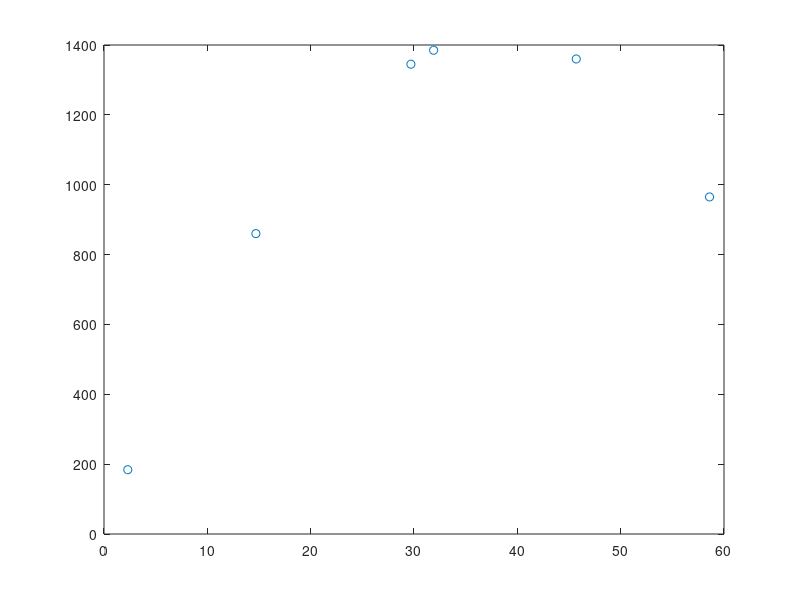

Reproduce this figure in MATLAB.
%% Clean up
clc % vide ligne de commande
clear all % vide workspace
close all % vide fenetres et graphiques

%% Probleme 6
x0 = -0.5;
m = 10;
g = -9.81;
k1 = 500;
k3 = 200;
mg = m*g;

x = 0;
dx = x - x0;

% b) -0.1933 m
xeq_b = roots([k3 0 k1 -mg]);

% c)
f = -(k1 + 3*k3*x0.^2)*dx - k1*x0 - k3*x0.^3 + mg;

% d)
keq = k1 + 3.*k3.*xeq_b.^2;

% e)
xeq_e = mg / 522.4;

% f)
xeq_f = mg / k1;

%% Probleme 7

x = [ 2.3 14.7 29.7 31.9 45.7 58.6 ];
h = [ 184 860 1345 1385 1360 965 ];

plot(x, h, 'o')
